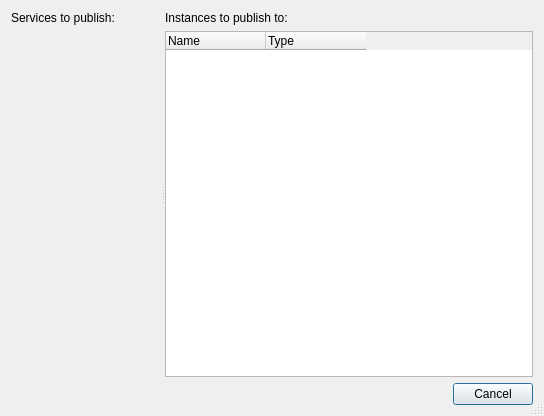
<?xml version="1.0" encoding="UTF-8"?>
<ui version="4.0">
 <class>PublishDialog</class>
 <widget class="QDialog" name="PublishDialog">
  <property name="geometry">
   <rect>
    <x>0</x>
    <y>0</y>
    <width>544</width>
    <height>416</height>
   </rect>
  </property>
  <property name="windowTitle">
   <string notr="true">Publish Services</string>
  </property>
  <property name="sizeGripEnabled">
   <bool>true</bool>
  </property>
  <property name="modal">
   <bool>true</bool>
  </property>
  <layout class="QGridLayout" name="gridLayout">
   <item row="0" column="0">
    <widget class="QSplitter" name="splitter">
     <property name="orientation">
      <enum>Qt::Horizontal</enum>
     </property>
     <widget class="QWidget" name="layoutWidget">
      <layout class="QVBoxLayout" name="verticalLayout">
       <item>
        <widget class="QLabel" name="label">
         <property name="text">
          <string>Services to publish:</string>
         </property>
        </widget>
       </item>
       <item>
        <widget class="ServiceSelector" name="serviceSelector" native="true">
         <property name="sizePolicy">
          <sizepolicy hsizetype="Preferred" vsizetype="Preferred">
           <horstretch>0</horstretch>
           <verstretch>1</verstretch>
          </sizepolicy>
         </property>
        </widget>
       </item>
      </layout>
     </widget>
     <widget class="QWidget" name="layoutWidget">
      <layout class="QVBoxLayout" name="verticalLayout_2">
       <item>
        <widget class="QLabel" name="label_2">
         <property name="text">
          <string>Instances to publish to:</string>
         </property>
        </widget>
       </item>
       <item>
        <widget class="QTreeWidget" name="instancesTree">
         <property name="sizePolicy">
          <sizepolicy hsizetype="Expanding" vsizetype="Expanding">
           <horstretch>0</horstretch>
           <verstretch>1</verstretch>
          </sizepolicy>
         </property>
         <property name="alternatingRowColors">
          <bool>true</bool>
         </property>
         <property name="selectionMode">
          <enum>QAbstractItemView::NoSelection</enum>
         </property>
         <property name="columnCount">
          <number>2</number>
         </property>
         <attribute name="headerMinimumSectionSize">
          <number>100</number>
         </attribute>
         <attribute name="headerStretchLastSection">
          <bool>false</bool>
         </attribute>
         <column>
          <property name="text">
           <string>Name</string>
          </property>
         </column>
         <column>
          <property name="text">
           <string>Type</string>
          </property>
         </column>
        </widget>
       </item>
      </layout>
     </widget>
    </widget>
   </item>
   <item row="1" column="0">
    <widget class="QDialogButtonBox" name="buttonBox">
     <property name="orientation">
      <enum>Qt::Horizontal</enum>
     </property>
     <property name="standardButtons">
      <set>QDialogButtonBox::Cancel</set>
     </property>
    </widget>
   </item>
  </layout>
 </widget>
 <customwidgets>
  <customwidget>
   <class>ServiceSelector</class>
   <extends>QWidget</extends>
   <header>serviceselector.h</header>
   <container>1</container>
  </customwidget>
 </customwidgets>
 <resources/>
 <connections>
  <connection>
   <sender>buttonBox</sender>
   <signal>accepted()</signal>
   <receiver>PublishDialog</receiver>
   <slot>accept()</slot>
   <hints>
    <hint type="sourcelabel">
     <x>248</x>
     <y>254</y>
    </hint>
    <hint type="destinationlabel">
     <x>157</x>
     <y>274</y>
    </hint>
   </hints>
  </connection>
  <connection>
   <sender>buttonBox</sender>
   <signal>rejected()</signal>
   <receiver>PublishDialog</receiver>
   <slot>reject()</slot>
   <hints>
    <hint type="sourcelabel">
     <x>316</x>
     <y>260</y>
    </hint>
    <hint type="destinationlabel">
     <x>286</x>
     <y>274</y>
    </hint>
   </hints>
  </connection>
 </connections>
</ui>
